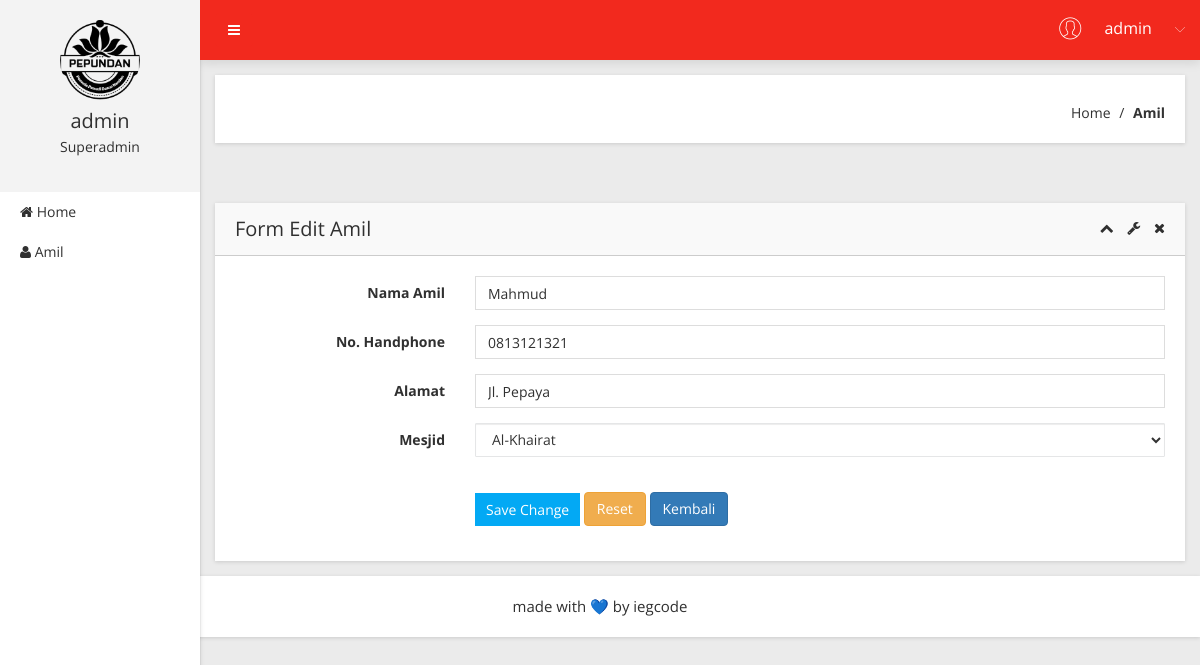
/Amil/form_edit/2 (signed in), run on the app's committed database.
### tables this page shows
CREATE TABLE `t_amil` (
  `id_amil` int(11) NOT NULL,
  `nama_amil` varchar(30) NOT NULL,
  `no_hp_amil` varchar(14) NOT NULL,
  `alamat_amil` varchar(50) NOT NULL,
  `id_mesjid` int(11) NOT NULL
);

### app/core/controller.php (called while the page is built, shortened)
<?php
class controller {
	public function view($view, $data = [])
	{
		require_once 'app/views/' . $view .'.php';
	}
	public function model ($model)
	{
		return new $model;
	}
}

### app/controllers/Amil.php (called while the page is built, shortened)
<?php
class Amil extends Controller {
	public function form_edit($id)
	{
		$data['judul'] = 'Detail Amil';
		$data['pnr'] = $this->model('Amil_model')->ambilDataAmil($id);
		$data['Zakat'] = $this->model('Mesjid_model')->getAllMesjid();
		$this->view('Amil/form_edit', $data);
	}
}

### app/core/app.php (called while the page is built, shortened)
<?php
class app {
	protected $method = 'index';
	protected $params = [];
	public function __construct ()
	{
		$url = $this->parseURL();
		if (file_exists('app/controllers/' . $url[0] . '.php')) {
			unset($url[0]);
		}
		$this->controller = new $this->controller;
		if (isset($url[1])) {
          if (method_exists($this->controller, $url[1])) {				$this->method = $url[1];
           unset($url[1]);
       }
   }
   if ( !empty($url)) {
     $this->params = array_values($url);
 }
 call_user_func_array([$this->controller, $this->method], $this->params);
}
public function parseURL()
{
  if (isset($_GET['url'])) {
     $url = rtrim($_GET['url'], '/');
     $url = filter_var($url, FILTER_SANITIZE_URL);
     $url = explode('/', $url);
     return $url;
 }
}
}

### index.php (called while the page is built, shortened)
<?php
$app = new app;

### app/core/database.php (called while the page is built, shortened)
<?php
class Database {
	private $host = DB_HOST;
	private $user = DB_USER;
	private $pass = DB_PASS;
	private $db_name = DB_NAME;
PRIVATE $dbh;
private $stmt;
	public function __construct()
	{
		$dsn = 'mysql:host=' .$this->host. ';dbname=' .$this->db_name;
		$option= [
			PDO::ATTR_PERSISTENT =>true,
			PDO::ATTR_ERRMODE => PDO::ERRMODE_EXCEPTION
		];
		try{
			$this->dbh = new PDO($dsn, $this->user, $this->pass, $option);
		} catch(PDOException $e) {
			die($e->getMessage());
		}
	}
public function query($query){
	$this->stmt= $this->dbh->prepare($query);
}
public function bind($param, $value, $type= null){
if(is_null($type)){
	switch ( true ) {
			default :
			$type = PDO::PARAM_STR;
	}
}
$this->stmt->bindValue($param,$value,$type);
}
public function execute()
{
	$this->stmt->execute();
}
public function resultSet()
{
	$this->execute();
	return $this->stmt->fetchALL(PDO::FETCH_ASSOC);
}
public function single()
{
	$this->execute();
	return $this->stmt->fetchALL(PDO::FETCH_ASSOC);
}
}
?>

### app/models/Amil_model.php (called while the page is built, shortened)
<?php
class Amil_model {
	private $table='t_amil';
	private $db;
	public function __construct(){
		$this->db = new database;
	}
	public function ambilDataAmil($id)
	{
		$this->db->query('SELECT * FROM '.$this-> table .' WHERE id_amil=:id_amil');
		$this->db->bind('id_amil',$id);
		return $this->db->single();
	}
}

### app/models/Mesjid_model.php (called while the page is built, shortened)
<?php
class Mesjid_model {
	private $db;
	public function __construct(){
		$this->db = new database;
	}
	public function getAllMesjid()
	{
		$this->db->query("SELECT * FROM t_mesjid");
	 		return $this->db->resultSet();
	}
}

### app/views/Amil/form_edit.php (the view, shortened to what this page needs)
<?php foreach( $data['pnr'] as $dt ) : ?>
<?php endforeach;?>
            <div class="breadcome-area mg-b-30 small-dn">
                <div class="container-fluid">
                    <div class="row">
                        <div class="col-lg-12">
                            <div class="breadcome-list shadow-reset">
                                <div class="row">
                                    <div class="col-lg-6">
                                        <div class="breadcome-heading">
                                        </div>
                                    </div>
                                    <div class="col-lg-6">
                                        <ul class="breadcome-menu">
                                            <li><a href="<?=BASEURL;?>/home_index">Home</a> <span class="bread-slash">/</span>
                                            </li>
                                            <li><span class="bread-blod">Amil</span>
                                            </li>
                                        </ul>
                                    </div>
                                </div>
                            </div>
                        </div>
                    </div>
                </div>
            </div>
            <div class="data-table-area mg-b-15">
                <div class="container-fluid">
                    <div class="row">
                        <div class="col-lg-12">
                            <div class="sparkline12-list shadow-reset mg-t-30">
                                <div class="sparkline12-hd">
                                    <div class="main-sparkline12-hd">
                                        <h1>Form Edit Amil</h1>
                                        <div class="sparkline12-outline-icon">
                                            <span class="sparkline12-collapse-link"><i class="fa fa-chevron-up"></i></span>
                                            <span><i class="fa fa-wrench"></i></span>
                                            <span class="sparkline12-collapse-close"><i class="fa fa-times"></i></span>
                                        </div>
                                    </div>
                                </div>
                                <div class="sparkline12-graph">
                                    <div class="basic-login-form-ad">
                                        <div class="row">
                                            <div class="col-lg-12">
                                                <div class="all-form-element-inner">
      <form action="<?= BASEURL; ?>/Amil/edit_data" method="POST">
          <div class="form-group-inner">
              <div class="row">
                  <div class="col-lg-3">
                      <label class="login2 pull-right pull-right-pro">Nama Amil</label>
                  </div>
                  <div class="col-lg-9">
                      <div class="form-select-list">
                          <input type="text" class="form-control" name="nama_amil" value="<?= $dt['nama_amil']?>">
                      </div>
                  </div>
              </div>
          </div>
          <div class="form-group-inner">
              <div class="row">
                  <div class="col-lg-3">
                      <label class="login2 pull-right pull-right-pro">No. Handphone</label>
                  </div>
                  <div class="col-lg-9">
                      <div class="form-select-list">
                          <input type="text" class="form-control" name="no_hp_amil" value="<?= $dt['no_hp_amil']?>">
                      </div>
                  </div>
              </div>
          </div>
          <div class="form-group-inner">
              <div class="row">
                  <div class="col-lg-3">
                      <label class="login2 pull-right pull-right-pro">Alamat</label>
                  </div>
                  <div class="col-lg-9">
                      <div class="form-select-list">
                          <input type="text" class="form-control" name="alamat_amil" value="<?= $dt['alamat_amil']?>">
                      </div>
                  </div>
              </div>
          </div>
          <div class="form-group-inner">
              <div class="row">
                  <div class="col-lg-3">
                      <label class="login2 pull-right pull-right-pro">Mesjid</label>
                  </div>
                  <div class="col-lg-9">
                      <div class="form-select-list">
                          <select name="id_mesjid" class="form-control">
                              <?php foreach( $data['Zakat'] as $dt2 ) : ?>
                              <?php
                                  $selected = '';
                                  if($dt2['id_mesjid'] == $dt['id_mesjid']){
                                  $selected = 'selected="selected"';
                                  }
                              ?>
                              <option value="<?= $dt2['id_mesjid'];?>" <?= $selected;?>>
                              <?= $dt2['nama_mesjid'];?></option>
                          <?php endforeach; ?>
                          </select>
                      </div>
                  </div>
              </div>
          </div>
          <div class="form-group-inner">
              <div class="login-btn-inner">
                  <div class="row">
                      <div class="col-lg-3"></div>
                      <div class="col-lg-9">
                          <div class="login-horizental cancel-wp pull-left">
                              <button class="btn btn-sm btn-primary login-submit-cs" type="submit">Save Change</button>
                              <button class="btn btn-warning" type="reset">Reset</button>
                              <a href="<?= BASEURL; ?>/Amil/"  button type="button" class="btn btn-primary">Kembali</a>
                          </div>
                      </div>
                  </div>
              </div>
          </div>
      </form>
                                                </div>
                                            </div>
                                        </div>
                                    </div>
                                </div>
                            </div>
                        </div>
                    </div>
                </div>
            </div>
        </div>
    </div>

### data on the page
t_amil: nama_amil "Mahmud", no_hp_amil "0813121321", alamat_amil "Jl. Pepaya"

### other printed values
$_SESSION['username'] "admin"
$level "Superadmin"
form field id_mesjid "Al-Khairat"
